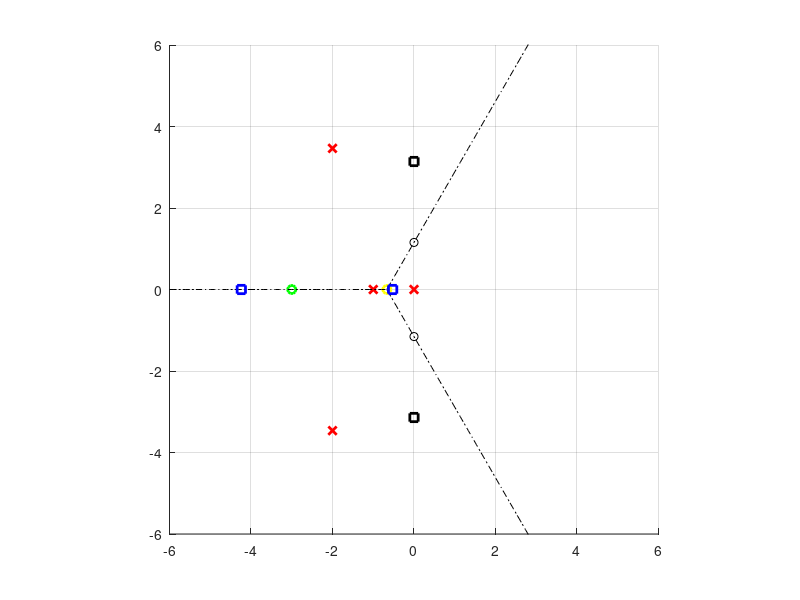

Write the MATLAB code that produced this figure.
% TALLER 7

% Numerador y Denominador para la FT
numerador = [1 3];
denominador = [1 5 20 16 0];

% Polos y ceros
zeros_1 = roots(numerador);
polos = roots(denominador);

% Graficar los polos y ceros
figure 
v = [-6 6 -6 6]; 
axis(v);
axis('square')
hold on; grid on;
plot(real(zeros_1), imag(zeros_1), 'go', 'LineWidth', 2);
plot(real(polos), imag(polos), 'rx', 'LineWidth', 2);
hold on; grid on;

% Viendo la gráfica nos damos cuenta que los polos y ceros se encuentran en:
% Como vemos, tenemos todos los polos en el semiplano negativo, por tanto es
% estable, y también es oscilante y está amortiguándose

% 7.3.2 Determinar los ángulos de las asíntotas
k = [0 1 2];
n = 4;
m = 1;

angulos_asintotas = 180 * (2 * k + 1) / (n - m);
disp(angulos_asintotas); % ángulos de las asíntotas en grados

% 7.3.3 Calcular el centroide
centroide = ((0 - 1 - 2 - 2) - (-3)) / (n - m);
plot(real(centroide), imag(0), 'yo', 'LineWidth', 2);
hold on; grid on;

% Como vemos el centroide se encuentra en -0.6667, desde este punto partirán
% las asíntotas

% 7.3.4 Determinar la intersección de las asíntotas con el eje imaginario
% Sabemos que un ángulo es de 60 grados y el otro de 300 o sea -60 grados, y
% el último de 180. Por tanto, aplicando la tangente inversa de 60 grados nos da
% que la pendiente de esta recta será sqrt(3), y la de -60 grados -sqrt(3)

% Graficamos las líneas de las asíntotas
x = centroide:0.1:6;
y1 = sqrt(3) * (x - centroide);
y2 = -y1;
xa = -6:0.1:centroide;
ya = zeros(1, length(xa));

y1corte = sqrt(3) * (-2/3);
y2corte = -y1corte;

plot(0, y1corte, 'ko');
plot(0, y2corte, 'ko');
plot(x, y1, 'k-.');
plot(x, y2, 'k-.');
plot(xa, ya, 'k-.');

hold on; grid on;

% 7.3.5 Determinar el lugar de raíces
% Esto hicimos a mano:
% En el intervalo desde 0.1 a infinito no hay LGR.
% En el intervalo de -0.999 a 0 sí tenemos LGR ya que a la derecha tenemos
% número impar de polos y ceros.
% En el intervalo de -2.999 a -1 no tenemos LGR ya que a la derecha tenemos
% número par de polos y ceros.
% En el intervalo de -infinito a -3 sí tenemos LGR ya que a la derecha tenemos
% número impar de polos y ceros.

% 7.3.6 Determinar los puntos de llegada y partida
% También se calculó a mano.
% Escogemos solo los que tengan parte real, en este caso:
s3 = -4.2376;
s4 = -0.524;
plot(real(s4), imag(0), 'bs', 'LineWidth', 2);
plot(real(s3), imag(0), 'bs', 'LineWidth', 2);
hold on; grid on;

% 7.3.7 Intersección de las raíces con el eje imaginario
% También se calculó a mano usando el criterio de Routh

% Definir los puntos de cruce en el eje imaginario
cruce1 = 1i * 3.1409;
cruce2 = -1i * 3.1409;

% Graficar los puntos de cruce en el eje imaginario con un símbolo cuadrado negro
plot(0, imag(cruce1), 'ks', 'LineWidth', 2);  % cruce1 en eje imaginario positivo
hold on;
plot(0, imag(cruce2), 'ks', 'LineWidth', 2);  % cruce2 en eje imaginario negativo

% Configuración adicional del gráfico
grid on;
hold on;

% 7.3.8 Determinar los ángulos de salida
% También se calculó a mano 
% Obtuvimos -62 grados

% 7.3.9 Realizamos el esbozo del LGR:
% rlocus(tf(numerador, denominador));
% xlim([-6, 6]);
% ylim([-6, 6]);
